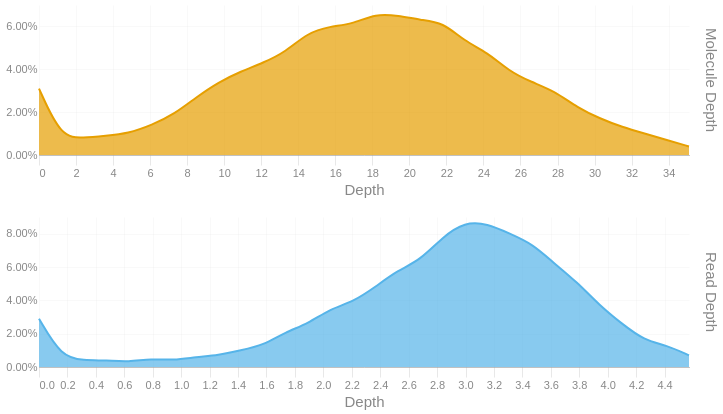

Notebook cell for this chart:
### Code cell
readdep = depth_hist(tb['Read Depth'], q99, 3)
readdep = readdep.with_columns(pl.lit('Read Depth').alias('Metric'))
if not SKIPLR:
    moldep = depth_hist(tb['Molecule Depth'], mol_q99, 1)
    moldep = moldep.with_columns(pl.lit('Molecule Depth').alias('Metric'))
    _hist = pl.concat([readdep, moldep])
    _hist = _hist.filter(pl.col('Proportion') != 0)
    with SafeRender(_hist):
        (
            alt.Chart(_hist)        
            .mark_area(interpolate = "basis")
            .encode(
                x=alt.X('Bin:Q').scale(domainMin=0).axis(alt.Axis(title='Depth')),
                y = alt.Y('Proportion:Q', title = None).axis(format = '.2%'),
                color = alt.Color('Metric:N').legend(None),
                row = alt.Row("Metric:N").header(title = None, labelOrient = 'right'),
                tooltip = [
                    alt.Tooltip("Metric:N", title = "Metric"),
                    alt.Tooltip('Interval:N', title = "Depth Interval"),
                    alt.Tooltip('Proportion:Q', title = "% Alignments").format('.2%')
                ]
            )
            .resolve_scale(x='independent', y='independent')
            .properties(
                height = 150, width = 650,
                usermeta={'embedOptions': {'downloadFileName': f'{samplename}.depth.hist'}}
            )
        ).display()
else:
    readdep = readdep.filter(pl.col('Proportion') != 0)
    with SafeRender(readdep):
        (
            alt.Chart(readdep)        
            .mark_area(interpolate = "basis")
            .encode(
                x=alt.X('Bin:Q').scale(domainMin=0).axis(alt.Axis(title='Depth')),
                y = alt.Y('Proportion:Q', title = None).axis(format = '.2%'),
                tooltip = [
                    alt.Tooltip('Interval:N', title = "Depth Interval"),
                    alt.Tooltip('Proportion:Q', title = "% Alignments").format('.2%')
                ]
            )
            .properties(
                usermeta={'embedOptions': {'downloadFileName': f'{samplename}.depth.hist'}}
            )
        ).display()

### Figure 1 — Vega-Lite specification as saved in the notebook (floating-point values rounded to 4 significant figures)
{"width": 650, "height": 150, "config": {"title": {"anchor": "start", "dy": -15, "fontSize": 18, "color": "#888888", "subtitleColor": "#888888", "subtitleFontSize": 14}, "arc": {"fill": "#0072B2"}, "axis": {"domainColor": "#888888", "domainWidth": 0.5, "gridWidth": 0.2, "grid": false, "titleFontWeight": 400, "titleFontSize": 15, "labelFontSize": 11, "labelColor": "#888888", "tickColor": "#888888", "tickWidth": 0.2, "titleColor": "#888888"}, "axisBand": {"grid": false}, "axisX": {"grid": true, "tickSize": 10, "domainCap": "round"}, "axisY": {"domain": false, "grid": true, "tickSize": 0, "domainCap": "round"}, "background": "transparent", "header": {"labelFontSize": 15, "labelColor": "#888888", "titleFontSize": 15, "titleFontWeight": 600, "titleColor": "#888888"}, "legend": {"labelFont": "sans-serif", "labelFontSize": 12, "labelColor": "#888888", "symbolSize": 100, "symbolType": "circle", "titleFontSize": 12, "titlePadding": 10, "titleColor": "#888888", "title": null}, "range": {"category": ["#E69F00", "#56B4E9", "#009E73", "#F0E442", "#0072B2", "#D55E00", "#CC79A7", "#000000"], "diverging": ["#cfe8f3", "#a2d4ec", "#73bfe2", "#46abdb", "#1696d2", "#12719e"]}, "area": {"fill": "#0072B2", "fillOpacity": 0.7, "line": true, "strokeOpacity": 0.7}, "line": {"color": "#0072B2", "stroke": "#0072B2", "strokeWidth": 2}, "trail": {"color": "#0072B2", "stroke": "#0072B2", "strokeWidth": 0, "size": 1}, "point": {"filled": true, "fillOpacity": 1.0, "size": 95}, "text": {"color": "#888888", "fontSize": 11, "align": "right", "fontWeight": 400, "size": 11}, "bar": {"fill": "#0072B2", "stroke": null}, "view": {"stroke": null, "continuousWidth": 660, "continuousHeight": 400}}, "data": {"name": "data-3b2bdae4905693c6576229cdf8f1c05e"}, "mark": {"type": "area", "interpolate": "basis"}, "encoding": {"color": {"field": "Metric", "legend": null, "type": "nominal"}, "row": {"field": "Metric", "header": {"title": null, "labelOrient": "right"}, "type": "nominal"}, "tooltip": [{"field": "Metric", "title": "Metric", "type": "nominal"}, {"field": "Interval", "title": "Depth Interval", "type": "nominal"}, {"field": "Proportion", "format": ".2%", "title": "% Alignments", "type": "quantitative"}], "x": {"axis": {"title": "Depth"}, "field": "Bin", "scale": {"domainMin": 0}, "type": "quantitative"}, "y": {"axis": {"format": ".2%"}, "field": "Proportion", "title": null, "type": "quantitative"}}, "resolve": {"scale": {"x": "independent", "y": "independent"}}, "usermeta": {"embedOptions": {"downloadFileName": "S1_Musquodoboit_027.depth.hist"}}, "$schema": "https://vega.github.io/schema/vega-lite/v6.1.0.json", "datasets": {"data-3b2bdae4905693c6576229cdf8f1c05e": [{"Bin": 0.0, "Interval": "0.0-0.158", "Proportion": 0.029, "Metric": "Read Depth"}, {"Bin": 0.158, "Interval": "0.158-0.315", "Proportion": 0.006, "Metric": "Read Depth"}, {"Bin": 0.315, "Interval": "0.315-0.473", "Proportion": 0.004, "Metric": "Read Depth"}, {"Bin": 0.473, "Interval": "0.473-0.631", "Proportion": 0.004, "Metric": "Read Depth"}, {"Bin": 0.631, "Interval": "0.631-0.788", "Proportion": 0.003, "Metric": "Read Depth"}, {"Bin": 0.788, "Interval": "0.788-0.946", "Proportion": 0.005, "Metric": "Read Depth"}, {"Bin": 0.946, "Interval": "0.946-1.104", "Proportion": 0.004, "Metric": "Read Depth"}, {"Bin": 1.104, "Interval": "1.104-1.261", "Proportion": 0.006, "Metric": "Read Depth"}, {"Bin": 1.261, "Interval": "1.261-1.419", "Proportion": 0.007, "Metric": "Read Depth"}, {"Bin": 1.419, "Interval": "1.419-1.577", "Proportion": 0.01, "Metric": "Read Depth"}, {"Bin": 1.577, "Interval": "1.577-1.734", "Proportion": 0.013, "Metric": "Read Depth"}, {"Bin": 1.734, "Interval": "1.734-1.892", "Proportion": 0.021, "Metric": "Read Depth"}, {"Bin": 1.892, "Interval": "1.892-2.05", "Proportion": 0.026, "Metric": "Read Depth"}, {"Bin": 2.05, "Interval": "2.05-2.207", "Proportion": 0.035, "Metric": "Read Depth"}, {"Bin": 2.207, "Interval": "2.207-2.365", "Proportion": 0.039, "Metric": "Read Depth"}, {"Bin": 2.365, "Interval": "2.365-2.523", "Proportion": 0.048, "Metric": "Read Depth"}, {"Bin": 2.523, "Interval": "2.523-2.68", "Proportion": 0.058, "Metric": "Read Depth"}, {"Bin": 2.68, "Interval": "2.68-2.838", "Proportion": 0.064, "Metric": "Read Depth"}, {"Bin": 2.838, "Interval": "2.838-2.996", "Proportion": 0.078, "Metric": "Read Depth"}, {"Bin": 2.996, "Interval": "2.996-3.153", "Proportion": 0.087, "Metric": "Read Depth"}, {"Bin": 3.153, "Interval": "3.153-3.311", "Proportion": 0.086, "Metric": "Read Depth"}, {"Bin": 3.311, "Interval": "3.311-3.469", "Proportion": 0.08, "Metric": "Read Depth"}, {"Bin": 3.469, "Interval": "3.469-3.626", "Proportion": 0.074, "Metric": "Read Depth"}, {"Bin": 3.626, "Interval": "3.626-3.784", "Proportion": 0.062, "Metric": "Read Depth"}, {"Bin": 3.784, "Interval": "3.784-3.942", "Proportion": 0.051, "Metric": "Read Depth"}, {"Bin": 3.942, "Interval": "3.942-4.099", "Proportion": 0.037, "Metric": "Read Depth"}, {"Bin": 4.099, "Interval": "4.099-4.257", "Proportion": 0.026, "Metric": "Read Depth"}, {"Bin": 4.257, "Interval": "4.257-4.415", "Proportion": 0.016, "Metric": "Read Depth"}, {"Bin": 4.415, "Interval": "4.415-4.572", "Proportion": 0.013, "Metric": "Read Depth"}, {"Bin": 4.572, "Interval": "4.572-4.73", "Proportion": 0.007, "Metric": "Read Depth"}, {"Bin": 0.0, "Interval": "0.0-1.2", "Proportion": 0.031, "Metric": "Molecule Depth"}, {"Bin": 1.2, "Interval": "1.2-2.4", "Proportion": 0.008, "Metric": "Molecule Depth"}, {"Bin": 2.4, "Interval": "2.4-3.6", "Proportion": 0.008, "Metric": "Molecule Depth"}, {"Bin": 3.6, "Interval": "3.6-4.8", "Proportion": 0.009, "Metric": "Molecule Depth"}, {"Bin": 4.8, "Interval": "4.8-6.1", "Proportion": 0.01, "Metric": "Molecule Depth"}, {"Bin": 6.1, "Interval": "6.1-7.3", "Proportion": 0.014, "Metric": "Molecule Depth"}, {"Bin": 7.3, "Interval": "7.3-8.5", "Proportion": 0.019, "Metric": "Molecule Depth"}, {"Bin": 8.5, "Interval": "8.5-9.7", "Proportion": 0.027, "Metric": "Molecule Depth"}, {"Bin": 9.7, "Interval": "9.7-10.9", "Proportion": 0.034, "Metric": "Molecule Depth"}, {"Bin": 10.9, "Interval": "10.9-12.1", "Proportion": 0.039, "Metric": "Molecule Depth"}, {"Bin": 12.1, "Interval": "12.1-13.3", "Proportion": 0.043, "Metric": "Molecule Depth"}, {"Bin": 13.3, "Interval": "13.3-14.5", "Proportion": 0.048, "Metric": "Molecule Depth"}, {"Bin": 14.5, "Interval": "14.5-15.7", "Proportion": 0.057, "Metric": "Molecule Depth"}, {"Bin": 15.7, "Interval": "15.7-16.9", "Proportion": 0.06, "Metric": "Molecule Depth"}, {"Bin": 16.9, "Interval": "16.9-18.2", "Proportion": 0.061, "Metric": "Molecule Depth"}, {"Bin": 18.2, "Interval": "18.2-19.4", "Proportion": 0.066, "Metric": "Molecule Depth"}, {"Bin": 19.4, "Interval": "19.4-20.6", "Proportion": 0.065, "Metric": "Molecule Depth"}, {"Bin": 20.6, "Interval": "20.6-21.8", "Proportion": 0.063, "Metric": "Molecule Depth"}, {"Bin": 21.8, "Interval": "21.8-23.0", "Proportion": 0.062, "Metric": "Molecule Depth"}, {"Bin": 23.0, "Interval": "23.0-24.2", "Proportion": 0.053, "Metric": "Molecule Depth"}, {"Bin": 24.2, "Interval": "24.2-25.4", "Proportion": 0.048, "Metric": "Molecule Depth"}, {"Bin": 25.4, "Interval": "25.4-26.6", "Proportion": 0.039, "Metric": "Molecule Depth"}, {"Bin": 26.6, "Interval": "26.6-27.8", "Proportion": 0.034, "Metric": "Molecule Depth"}, {"Bin": 27.8, "Interval": "27.8-29.1", "Proportion": 0.03, "Metric": "Molecule Depth"}, {"Bin": 29.1, "Interval": "29.1-30.3", "Proportion": 0.022, "Metric": "Molecule Depth"}, {"Bin": 30.3, "Interval": "30.3-31.5", "Proportion": 0.017, "Metric": "Molecule Depth"}, {"Bin": 31.5, "Interval": "31.5-32.7", "Proportion": 0.013, "Metric": "Molecule Depth"}, {"Bin": 32.7, "Interval": "32.7-33.9", "Proportion": 0.01, "Metric": "Molecule Depth"}, {"Bin": 33.9, "Interval": "33.9-35.1", "Proportion": 0.007, "Metric": "Molecule Depth"}, {"Bin": 35.1, "Interval": "35.1-36.32", "Proportion": 0.004, "Metric": "Molecule Depth"}]}}
